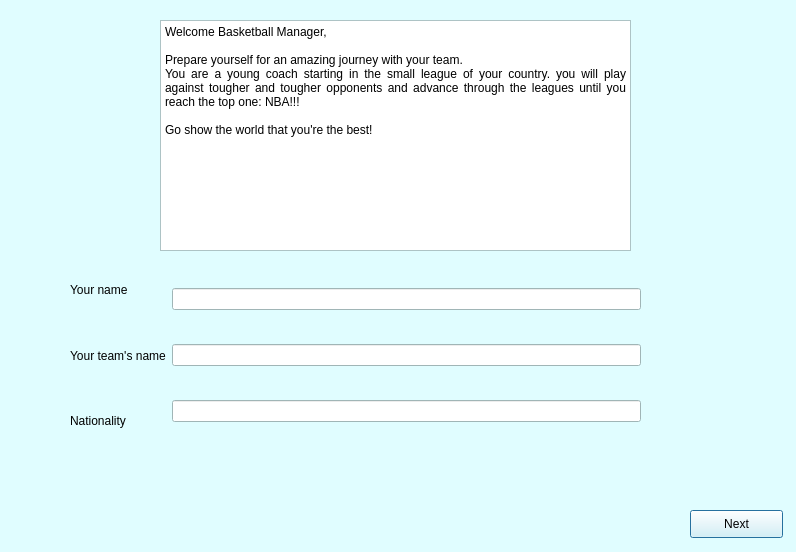
<?xml version="1.0" encoding="UTF-8"?>
<ui version="4.0">
 <class>StartMenu</class>
 <widget class="QDialog" name="StartMenu">
  <property name="geometry">
   <rect>
    <x>0</x>
    <y>0</y>
    <width>796</width>
    <height>552</height>
   </rect>
  </property>
  <property name="palette">
   <palette>
    <active>
     <colorrole role="WindowText">
      <brush brushstyle="SolidPattern">
       <color alpha="255">
        <red>0</red>
        <green>0</green>
        <blue>0</blue>
       </color>
      </brush>
     </colorrole>
     <colorrole role="Button">
      <brush brushstyle="SolidPattern">
       <color alpha="255">
        <red>224</red>
        <green>253</green>
        <blue>255</blue>
       </color>
      </brush>
     </colorrole>
     <colorrole role="Light">
      <brush brushstyle="SolidPattern">
       <color alpha="255">
        <red>255</red>
        <green>255</green>
        <blue>255</blue>
       </color>
      </brush>
     </colorrole>
     <colorrole role="Midlight">
      <brush brushstyle="SolidPattern">
       <color alpha="255">
        <red>239</red>
        <green>254</green>
        <blue>255</blue>
       </color>
      </brush>
     </colorrole>
     <colorrole role="Dark">
      <brush brushstyle="SolidPattern">
       <color alpha="255">
        <red>112</red>
        <green>126</green>
        <blue>127</blue>
       </color>
      </brush>
     </colorrole>
     <colorrole role="Mid">
      <brush brushstyle="SolidPattern">
       <color alpha="255">
        <red>149</red>
        <green>169</green>
        <blue>170</blue>
       </color>
      </brush>
     </colorrole>
     <colorrole role="Text">
      <brush brushstyle="SolidPattern">
       <color alpha="255">
        <red>0</red>
        <green>0</green>
        <blue>0</blue>
       </color>
      </brush>
     </colorrole>
     <colorrole role="BrightText">
      <brush brushstyle="SolidPattern">
       <color alpha="255">
        <red>255</red>
        <green>255</green>
        <blue>255</blue>
       </color>
      </brush>
     </colorrole>
     <colorrole role="ButtonText">
      <brush brushstyle="SolidPattern">
       <color alpha="255">
        <red>0</red>
        <green>0</green>
        <blue>0</blue>
       </color>
      </brush>
     </colorrole>
     <colorrole role="Base">
      <brush brushstyle="SolidPattern">
       <color alpha="255">
        <red>255</red>
        <green>255</green>
        <blue>255</blue>
       </color>
      </brush>
     </colorrole>
     <colorrole role="Window">
      <brush brushstyle="SolidPattern">
       <color alpha="255">
        <red>224</red>
        <green>253</green>
        <blue>255</blue>
       </color>
      </brush>
     </colorrole>
     <colorrole role="Shadow">
      <brush brushstyle="SolidPattern">
       <color alpha="255">
        <red>0</red>
        <green>0</green>
        <blue>0</blue>
       </color>
      </brush>
     </colorrole>
     <colorrole role="AlternateBase">
      <brush brushstyle="SolidPattern">
       <color alpha="255">
        <red>239</red>
        <green>254</green>
        <blue>255</blue>
       </color>
      </brush>
     </colorrole>
     <colorrole role="ToolTipBase">
      <brush brushstyle="SolidPattern">
       <color alpha="255">
        <red>255</red>
        <green>255</green>
        <blue>220</blue>
       </color>
      </brush>
     </colorrole>
     <colorrole role="ToolTipText">
      <brush brushstyle="SolidPattern">
       <color alpha="255">
        <red>0</red>
        <green>0</green>
        <blue>0</blue>
       </color>
      </brush>
     </colorrole>
     <colorrole role="PlaceholderText">
      <brush brushstyle="SolidPattern">
       <color alpha="128">
        <red>0</red>
        <green>0</green>
        <blue>0</blue>
       </color>
      </brush>
     </colorrole>
    </active>
    <inactive>
     <colorrole role="WindowText">
      <brush brushstyle="SolidPattern">
       <color alpha="255">
        <red>0</red>
        <green>0</green>
        <blue>0</blue>
       </color>
      </brush>
     </colorrole>
     <colorrole role="Button">
      <brush brushstyle="SolidPattern">
       <color alpha="255">
        <red>224</red>
        <green>253</green>
        <blue>255</blue>
       </color>
      </brush>
     </colorrole>
     <colorrole role="Light">
      <brush brushstyle="SolidPattern">
       <color alpha="255">
        <red>255</red>
        <green>255</green>
        <blue>255</blue>
       </color>
      </brush>
     </colorrole>
     <colorrole role="Midlight">
      <brush brushstyle="SolidPattern">
       <color alpha="255">
        <red>239</red>
        <green>254</green>
        <blue>255</blue>
       </color>
      </brush>
     </colorrole>
     <colorrole role="Dark">
      <brush brushstyle="SolidPattern">
       <color alpha="255">
        <red>112</red>
        <green>126</green>
        <blue>127</blue>
       </color>
      </brush>
     </colorrole>
     <colorrole role="Mid">
      <brush brushstyle="SolidPattern">
       <color alpha="255">
        <red>149</red>
        <green>169</green>
        <blue>170</blue>
       </color>
      </brush>
     </colorrole>
     <colorrole role="Text">
      <brush brushstyle="SolidPattern">
       <color alpha="255">
        <red>0</red>
        <green>0</green>
        <blue>0</blue>
       </color>
      </brush>
     </colorrole>
     <colorrole role="BrightText">
      <brush brushstyle="SolidPattern">
       <color alpha="255">
        <red>255</red>
        <green>255</green>
        <blue>255</blue>
       </color>
      </brush>
     </colorrole>
     <colorrole role="ButtonText">
      <brush brushstyle="SolidPattern">
       <color alpha="255">
        <red>0</red>
        <green>0</green>
        <blue>0</blue>
       </color>
      </brush>
     </colorrole>
     <colorrole role="Base">
      <brush brushstyle="SolidPattern">
       <color alpha="255">
        <red>255</red>
        <green>255</green>
        <blue>255</blue>
       </color>
      </brush>
     </colorrole>
     <colorrole role="Window">
      <brush brushstyle="SolidPattern">
       <color alpha="255">
        <red>224</red>
        <green>253</green>
        <blue>255</blue>
       </color>
      </brush>
     </colorrole>
     <colorrole role="Shadow">
      <brush brushstyle="SolidPattern">
       <color alpha="255">
        <red>0</red>
        <green>0</green>
        <blue>0</blue>
       </color>
      </brush>
     </colorrole>
     <colorrole role="AlternateBase">
      <brush brushstyle="SolidPattern">
       <color alpha="255">
        <red>239</red>
        <green>254</green>
        <blue>255</blue>
       </color>
      </brush>
     </colorrole>
     <colorrole role="ToolTipBase">
      <brush brushstyle="SolidPattern">
       <color alpha="255">
        <red>255</red>
        <green>255</green>
        <blue>220</blue>
       </color>
      </brush>
     </colorrole>
     <colorrole role="ToolTipText">
      <brush brushstyle="SolidPattern">
       <color alpha="255">
        <red>0</red>
        <green>0</green>
        <blue>0</blue>
       </color>
      </brush>
     </colorrole>
     <colorrole role="PlaceholderText">
      <brush brushstyle="SolidPattern">
       <color alpha="128">
        <red>0</red>
        <green>0</green>
        <blue>0</blue>
       </color>
      </brush>
     </colorrole>
    </inactive>
    <disabled>
     <colorrole role="WindowText">
      <brush brushstyle="SolidPattern">
       <color alpha="255">
        <red>112</red>
        <green>126</green>
        <blue>127</blue>
       </color>
      </brush>
     </colorrole>
     <colorrole role="Button">
      <brush brushstyle="SolidPattern">
       <color alpha="255">
        <red>224</red>
        <green>253</green>
        <blue>255</blue>
       </color>
      </brush>
     </colorrole>
     <colorrole role="Light">
      <brush brushstyle="SolidPattern">
       <color alpha="255">
        <red>255</red>
        <green>255</green>
        <blue>255</blue>
       </color>
      </brush>
     </colorrole>
     <colorrole role="Midlight">
      <brush brushstyle="SolidPattern">
       <color alpha="255">
        <red>239</red>
        <green>254</green>
        <blue>255</blue>
       </color>
      </brush>
     </colorrole>
     <colorrole role="Dark">
      <brush brushstyle="SolidPattern">
       <color alpha="255">
        <red>112</red>
        <green>126</green>
        <blue>127</blue>
       </color>
      </brush>
     </colorrole>
     <colorrole role="Mid">
      <brush brushstyle="SolidPattern">
       <color alpha="255">
        <red>149</red>
        <green>169</green>
        <blue>170</blue>
       </color>
      </brush>
     </colorrole>
     <colorrole role="Text">
      <brush brushstyle="SolidPattern">
       <color alpha="255">
        <red>112</red>
        <green>126</green>
        <blue>127</blue>
       </color>
      </brush>
     </colorrole>
     <colorrole role="BrightText">
      <brush brushstyle="SolidPattern">
       <color alpha="255">
        <red>255</red>
        <green>255</green>
        <blue>255</blue>
       </color>
      </brush>
     </colorrole>
     <colorrole role="ButtonText">
      <brush brushstyle="SolidPattern">
       <color alpha="255">
        <red>112</red>
        <green>126</green>
        <blue>127</blue>
       </color>
      </brush>
     </colorrole>
     <colorrole role="Base">
      <brush brushstyle="SolidPattern">
       <color alpha="255">
        <red>224</red>
        <green>253</green>
        <blue>255</blue>
       </color>
      </brush>
     </colorrole>
     <colorrole role="Window">
      <brush brushstyle="SolidPattern">
       <color alpha="255">
        <red>224</red>
        <green>253</green>
        <blue>255</blue>
       </color>
      </brush>
     </colorrole>
     <colorrole role="Shadow">
      <brush brushstyle="SolidPattern">
       <color alpha="255">
        <red>0</red>
        <green>0</green>
        <blue>0</blue>
       </color>
      </brush>
     </colorrole>
     <colorrole role="AlternateBase">
      <brush brushstyle="SolidPattern">
       <color alpha="255">
        <red>224</red>
        <green>253</green>
        <blue>255</blue>
       </color>
      </brush>
     </colorrole>
     <colorrole role="ToolTipBase">
      <brush brushstyle="SolidPattern">
       <color alpha="255">
        <red>255</red>
        <green>255</green>
        <blue>220</blue>
       </color>
      </brush>
     </colorrole>
     <colorrole role="ToolTipText">
      <brush brushstyle="SolidPattern">
       <color alpha="255">
        <red>0</red>
        <green>0</green>
        <blue>0</blue>
       </color>
      </brush>
     </colorrole>
     <colorrole role="PlaceholderText">
      <brush brushstyle="SolidPattern">
       <color alpha="128">
        <red>0</red>
        <green>0</green>
        <blue>0</blue>
       </color>
      </brush>
     </colorrole>
    </disabled>
   </palette>
  </property>
  <property name="windowTitle">
   <string>Dialog</string>
  </property>
  <property name="styleSheet">
   <string notr="true">background-image: url(:/images/images/BasketballCourt1600.png);</string>
  </property>
  <widget class="QPushButton" name="Next">
   <property name="geometry">
    <rect>
     <x>690</x>
     <y>510</y>
     <width>93</width>
     <height>28</height>
    </rect>
   </property>
   <property name="styleSheet">
    <string notr="true">background-image: url(:/images/images/white background image.png);</string>
   </property>
   <property name="text">
    <string>Next</string>
   </property>
  </widget>
  <widget class="QWidget" name="layoutWidget">
   <property name="geometry">
    <rect>
     <x>70</x>
     <y>260</y>
     <width>571</width>
     <height>191</height>
    </rect>
   </property>
   <layout class="QHBoxLayout" name="horizontalLayout">
    <item>
     <layout class="QVBoxLayout" name="verticalLayout">
      <item>
       <widget class="QLabel" name="name">
        <property name="styleSheet">
         <string notr="true">background-image: url(:/images/images/white background image.png);</string>
        </property>
        <property name="text">
         <string>Your name</string>
        </property>
       </widget>
      </item>
      <item>
       <widget class="QLabel" name="team">
        <property name="styleSheet">
         <string notr="true">background-image: url(:/images/images/white background image.png);</string>
        </property>
        <property name="text">
         <string>Your team's name</string>
        </property>
       </widget>
      </item>
      <item>
       <widget class="QLabel" name="nationality">
        <property name="styleSheet">
         <string notr="true">background-image: url(:/images/images/white background image.png);</string>
        </property>
        <property name="text">
         <string>Nationality</string>
        </property>
       </widget>
      </item>
     </layout>
    </item>
    <item>
     <layout class="QVBoxLayout" name="verticalLayout_2">
      <item>
       <widget class="QLineEdit" name="nameInput">
        <property name="styleSheet">
         <string notr="true">background-image: url(:/images/images/white background image.png);</string>
        </property>
       </widget>
      </item>
      <item>
       <widget class="QLineEdit" name="teamInput">
        <property name="styleSheet">
         <string notr="true">background-image: url(:/images/images/white background image.png);</string>
        </property>
       </widget>
      </item>
      <item>
       <widget class="QLineEdit" name="nationalityInput">
        <property name="styleSheet">
         <string notr="true">background-image: url(:/images/images/white background image.png);</string>
        </property>
       </widget>
      </item>
     </layout>
    </item>
   </layout>
  </widget>
  <widget class="QTextBrowser" name="textBrowser">
   <property name="geometry">
    <rect>
     <x>160</x>
     <y>20</y>
     <width>471</width>
     <height>231</height>
    </rect>
   </property>
   <property name="styleSheet">
    <string notr="true">background-image: url(:/images/images/white background image.png);</string>
   </property>
   <property name="html">
    <string>&lt;!DOCTYPE HTML PUBLIC &quot;-//W3C//DTD HTML 4.0//EN&quot; &quot;http://www.w3.org/TR/REC-html40/strict.dtd&quot;&gt;
&lt;html&gt;&lt;head&gt;&lt;meta name=&quot;qrichtext&quot; content=&quot;1&quot; /&gt;&lt;style type=&quot;text/css&quot;&gt;
p, li { white-space: pre-wrap; }
&lt;/style&gt;&lt;/head&gt;&lt;body style=&quot; font-family:'MS Shell Dlg 2'; font-size:8pt; font-weight:400; font-style:normal;&quot;&gt;
&lt;p style=&quot; margin-top:0px; margin-bottom:0px; margin-left:0px; margin-right:0px; -qt-block-indent:0; text-indent:0px;&quot;&gt;&lt;span style=&quot; font-size:9pt; color:#000000;&quot;&gt;Welcome Basketball Manager,&lt;/span&gt;&lt;/p&gt;
&lt;p style=&quot;-qt-paragraph-type:empty; margin-top:0px; margin-bottom:0px; margin-left:0px; margin-right:0px; -qt-block-indent:0; text-indent:0px; font-size:9pt; color:#ff0000;&quot;&gt;&lt;br /&gt;&lt;/p&gt;
&lt;p align=&quot;justify&quot; style=&quot; margin-top:0px; margin-bottom:0px; margin-left:0px; margin-right:0px; -qt-block-indent:0; text-indent:0px;&quot;&gt;&lt;span style=&quot; font-size:9pt; color:#000000;&quot;&gt;Prepare yourself for an amazing journey with your team.&lt;/span&gt;&lt;/p&gt;
&lt;p align=&quot;justify&quot; style=&quot; margin-top:0px; margin-bottom:0px; margin-left:0px; margin-right:0px; -qt-block-indent:0; text-indent:0px;&quot;&gt;&lt;span style=&quot; font-size:9pt; color:#000000;&quot;&gt;You are a young coach starting in the small league of your country. you will play against tougher and tougher opponents and advance through the leagues until you reach the top one: NBA!!!&lt;/span&gt;&lt;/p&gt;
&lt;p style=&quot;-qt-paragraph-type:empty; margin-top:0px; margin-bottom:0px; margin-left:0px; margin-right:0px; -qt-block-indent:0; text-indent:0px; font-size:9pt; color:#ff0000;&quot;&gt;&lt;br /&gt;&lt;/p&gt;
&lt;p style=&quot; margin-top:0px; margin-bottom:0px; margin-left:0px; margin-right:0px; -qt-block-indent:0; text-indent:0px;&quot;&gt;&lt;span style=&quot; font-size:9pt; color:#000000;&quot;&gt;Go show the world that you're the best! &lt;/span&gt;&lt;span style=&quot; font-size:9pt; color:#ff0000;&quot;&gt; &lt;/span&gt;&lt;/p&gt;&lt;/body&gt;&lt;/html&gt;</string>
   </property>
  </widget>
 </widget>
 <resources/>
 <connections/>
</ui>
